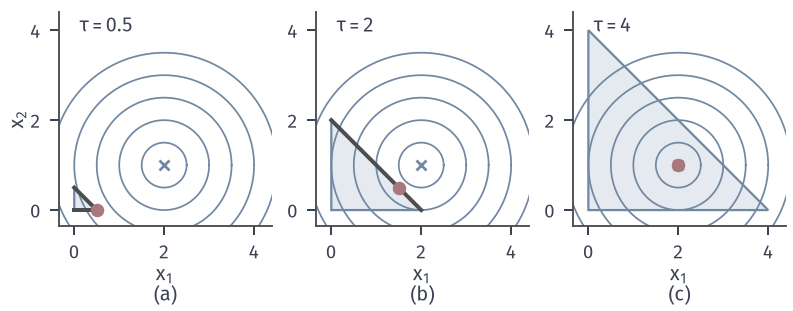

This chart was generated by the following Python code:
from pathlib import Path
import sys
sys.path.insert(0, str(Path(__file__).resolve().parents[1]/'sens-common'))
from sens_core import *
# Budget quadratic at tau=0.5, 2, 4: feasible triangle, contours of 0.5*||x-(2,1)||^2, minimizer, active edges.
fig, axs = figure(width_mm=112, height_mm=44, ncols=3)
data = {}
for ax, tau, act, sub in zip(axs, [.5, 2, 4], [(1, 3), (1,), ()], ['(a)', '(b)', '(c)']):
    triangle(ax, tau, act)
    circles(ax)
    x, lam = budget(tau); data[str(tau)] = [list(x), list(lam)]
    ax.plot([2], [1], marker='x', color=BLUE, ms=4.2, mew=1.1, ls='none', zorder=6)
    opt_point(ax, x)
    ax.set_aspect('equal')
    clean(ax, (-.35, 4.4), (-.35, 4.4), sub=sub)
    ax.set_xticks([0, 2, 4]); ax.set_yticks([0, 2, 4])
    ax.text(.12, 3.95, rf'$\tau={tau}$', fontsize=8)
    ax.spines['left'].set_position(('data', -.35))
axs[0].set_ylabel('$x_2$', labelpad=1)
for ax in axs: ax.set_xlabel(ax.get_xlabel().replace('(', '$x_1$\n(', 1), labelpad=1)
save(fig, Path(__file__).resolve().parent, 'figure', {'objective': '0.5*||x-(2,1)||^2', 'solutions': data})
